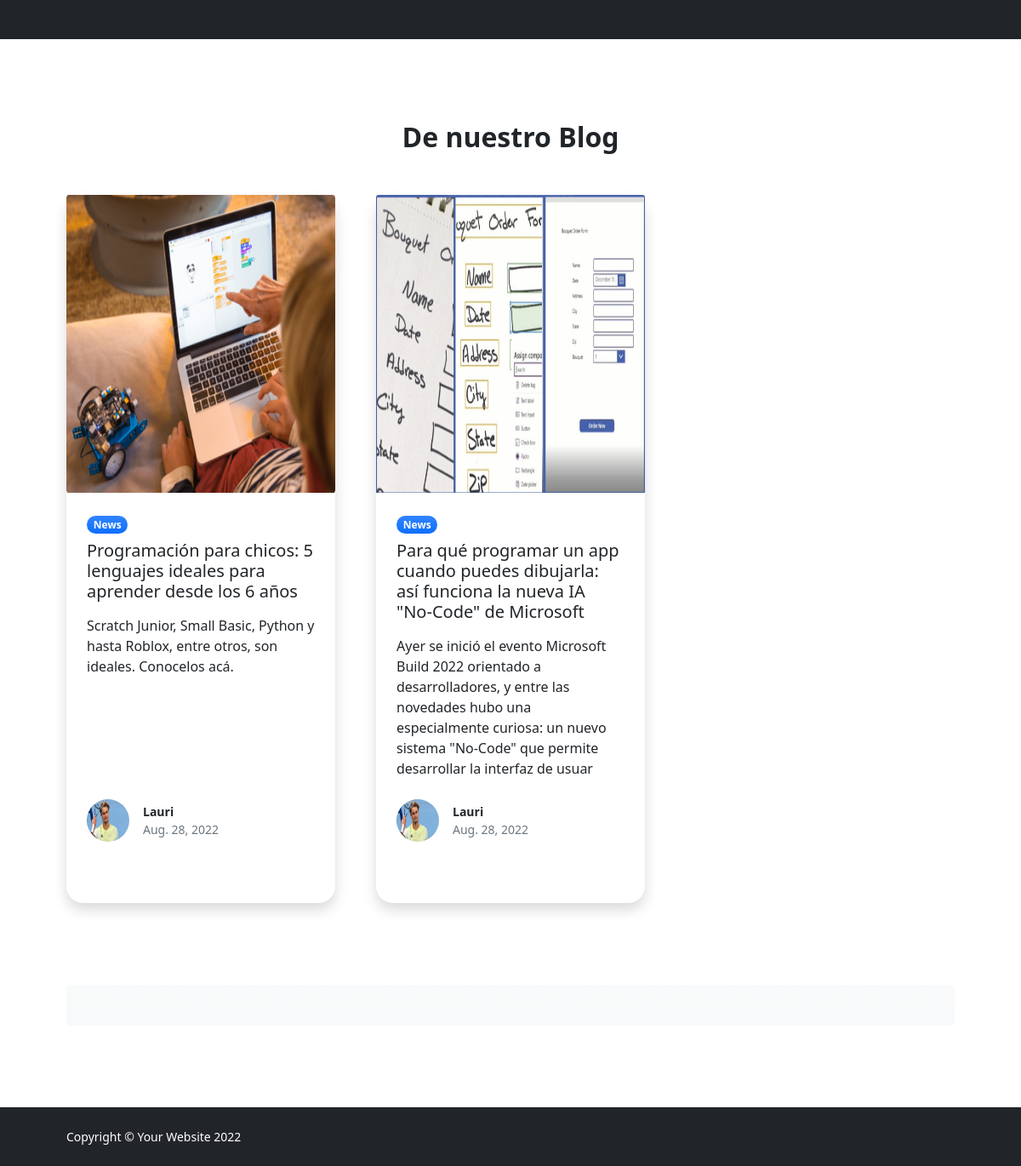
Before: /index/ (lower part) with the older database file.
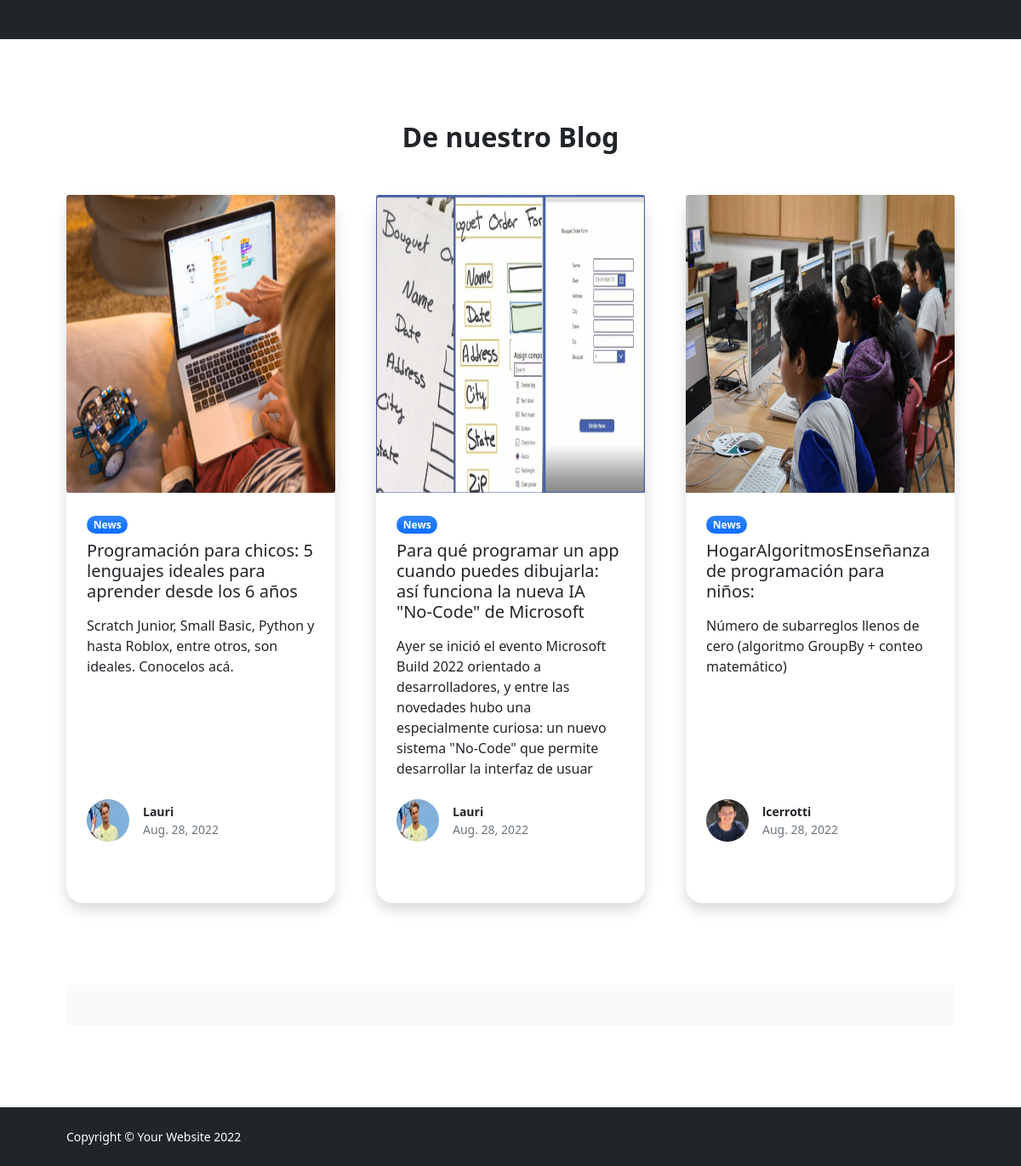
After: the same page with the newer database file.
### Blog_General/models.py (models this page shows, shortened)
class Publicacion(models.Model):
    options= (
        ('draft', 'Draft'),
        ('publicado', 'Publicado'),
    )
    options2= (
        ('no', 'no'),
        ('si', 'si'),
    )
    titulo = models.CharField(max_length=100)
    descripcion = models.TextField(max_length = 200, default="Some String")
    contenido = RichTextField(blank=True, null=True)
    imagen = models.URLField(blank=True, null=True)
    fecha = models.DateField(auto_now_add=True)
    publicado = models.CharField(max_length=10, choices=options, default='draft')
    muestra_inferior = models.CharField(max_length=10, choices=options2, default='no')
    muestra_superior = models.CharField(max_length=10, choices=options2, default='no')
    likes = models.ManyToManyField(User, related_name='entry_likes', blank=True)
    avatar = models.URLField(blank=True, null=True)
    user = models.ForeignKey(User, on_delete=models.CASCADE, null=True) # El autor sera una ForeignKey la cual es igual al usuario conectado.
    def AvatarPublicacion(self): #Buscamos el Avatar segun usuario/autor.
        if self.user:
            return Avatar.objects.filter(user=self.user.id).last().imagen.url if Avatar.objects.filter(user=self.user.id).last() else Avatar(user=self.user, imagen=os.path.join(MEDIA_URL, 'img/default.jpg')).imagen.url
        else:
            return Avatar(user=self.user, imagen=os.path.join(MEDIA_URL, 'img/default.jpg')).imagen.url
    def imagen_Publicacion(self): #Buscamos el Avatar segun usuario/autor.
        return BlogImagen.objects.filter(publicacion_id=self.id).last().imagen.url if BlogImagen.objects.filter(publicacion_id=self.id).last() else BlogImagen(publicacion_id=self.id, imagen=os.path.join(MEDIA_URL, 'img/defaultblog.jpg')).imagen.url

class BlogImagen(models.Model):
    publicacion_id = models.ForeignKey(Publicacion, on_delete=models.CASCADE, null=True ,blank=True, related_name="imagen_blog")
    imagen = models.ImageField(upload_to='BlogImagenes', blank=True , null=True)

### RegistroUsuarios/models.py (models this page shows, shortened)
class Avatar(models.Model):
    user = models.ForeignKey(User, on_delete=models.CASCADE)
    imagen = models.ImageField(upload_to='avatares', blank=True , null=True)

### Main/views.py (the view)
# urls.py: path('index/', indexview, name='index'),
def indexview(request): #Renderizamos IndexBase con los posteos que tengan la propiedad Muestra_Inferior="si"
    posteos = Publicacion.objects.filter(muestra_inferior= 'si', publicado="publicado")
    return render(request, 'indexBase.html', {'posteos': posteos})

### Main/context_procesor.py (called while the page is built, shortened)
def getUserInfo(request):
    context = {}
    if not request.user.is_authenticated:
        context['formAuth'] = AuthenticationForm()
    return context

### templates/indexBase.html (shortened to what this page needs)
<!DOCTYPE html>
<html lang="en">
<head>
    {% load static %}
    <link href="https://cdn.jsdelivr.net/npm/bootstrap-icons@1.5.0/font/bootstrap-icons.css" rel="stylesheet" />
    <link href="{% static 'scripts.js' %}" rel="stylesheet" />
    <link href="{% static 'css\styles.css' %}" rel="stylesheet" />
</head>
<body class="d-flex flex-column h-100">
    <main class="flex-shrink-0">
        {% block navigation %}
        <header class="bg-dark py-5">
        </header>
        <section class="py-5">
            <div class="container px-5 my-5">
                <div class="row gx-5 justify-content-center">
                    <div class="col-lg-8 col-xl-6">
                        <div class="text-center">
                            <h2 class="fw-bolder">De nuestro Blog</h2>
                        </div>
                    </div>
                </div>
                <div class="row gx-5">
                    {% for posteos in posteos %}
                    <div class="col-lg-4 mb-5">
                        <div class="card h-100 shadow border-0">
                            <img class="card-img-top" src="{{posteos.imagen_Publicacion}}" width="500" height="350" alt="..." />
                            <div class="card-body p-4">
                                <div class="badge bg-primary bg-gradient rounded-pill mb-2">News</div>
                                <a class="text-decoration-none link-dark stretched-link"
                                    href="{% url 'verpost' posteos.id %}">
                                    <div class="h5 card-title mb-3">{{posteos.titulo}}</div>
                                </a>
                                <p class="card-text mb-0">{{posteos.descripcion}}</p>
                            </div>
                            <div class="card-footer p-4 pt-0 bg-transparent border-top-0">
                                <div class="d-flex align-items-end justify-content-between">
                                    <div class="d-flex align-items-center">
                                        <img class="rounded-circle me-3" src="{{posteos.AvatarPublicacion}}" alt="user"
                                            class="rounded-circle" width="50" height="50" />
                                        <div class="small">
                                            <div class="fw-bold">{{posteos.user}}</div>
                                            <div class="text-muted">{{posteos.fecha}}</div>
                                        </div>
                                    </div>
                                </div>
                                <br></br>
                            </div>
                        </div>
                    </div>
                    {% endfor %}
                </div>
                <aside class="bg-light bg-gradient rounded-3 p-4 p-sm-7 mt-5">
        </section>
    </main>
    <footer class="bg-dark py-4 mt-auto">
        <div class="container px-5">
            <div class="row align-items-center justify-content-between flex-column flex-sm-row">
                <div class="col-auto">
                    <div class="small m-0 text-white">Copyright &copy; Your Website 2022</div>
                </div>
            </div>
        </div>
    </footer>
    {% endblock navigation %}
</body>
</html>

Changed rows visible on the page:
added Publicacion: imagen_Publicacion (picture), titulo "HogarAlgoritmosEnseñanza de programación para niños:", descripcion "Número de subarreglos llenos de cero (algoritmo GroupBy + conteo matemático)", AvatarPublicacion (picture), user "lcerrotti", fecha "Aug. 28, 2022"
